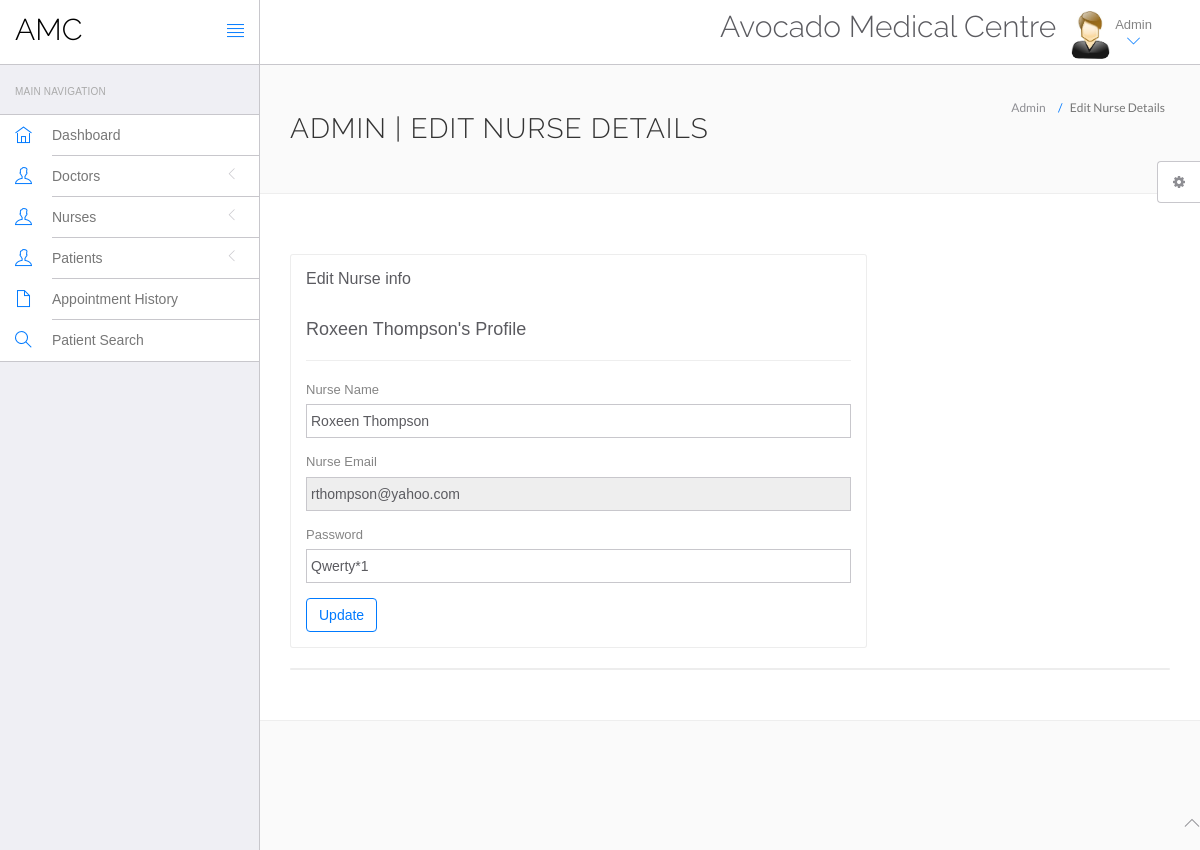
Screenshot of /views/admin/edit-nurse.php?id=11 (signed in) with the database file from the repository.
### tables this page shows
CREATE TABLE IF NOT EXISTS `staff` (
  `StaffID` int(11) NOT NULL AUTO_INCREMENT,
  `Name` varchar(50) NOT NULL,
  `Email` varchar(50) NOT NULL,
  `Password` varchar(50) NOT NULL,
  `Type` varchar(15) NOT NULL,
  PRIMARY KEY (`StaffID`),
  KEY `StaffID` (`StaffID`)
);

### views/admin/edit-nurse.php (the view, shortened to what this page needs)
<?php
	$_SESSION['idk'] = $did=intval($_GET['id']);
?>
<!DOCTYPE html>
<html lang="en">
	<head>
		<link rel="stylesheet" href="vendor/bootstrap/css/bootstrap.min.css">
		<link rel="stylesheet" href="vendor/fontawesome/css/font-awesome.min.css">
		<link rel="stylesheet" href="vendor/themify-icons/themify-icons.min.css">
		<link href="vendor/animate.css/animate.min.css" rel="stylesheet" media="screen">
		<link href="vendor/perfect-scrollbar/perfect-scrollbar.min.css" rel="stylesheet" media="screen">
		<link href="vendor/switchery/switchery.min.css" rel="stylesheet" media="screen">
		<link href="vendor/bootstrap-touchspin/jquery.bootstrap-touchspin.min.css" rel="stylesheet" media="screen">
		<link href="vendor/select2/select2.min.css" rel="stylesheet" media="screen">
		<link href="vendor/bootstrap-datepicker/bootstrap-datepicker3.standalone.min.css" rel="stylesheet" media="screen">
		<link href="vendor/bootstrap-timepicker/bootstrap-timepicker.min.css" rel="stylesheet" media="screen">
		<link rel="stylesheet" href="assets/css/styles.css">
		<link rel="stylesheet" href="assets/css/plugins.css">
		<link rel="stylesheet" href="assets/css/themes/theme-1.css" id="skin_color" />
	</head>
	<body>
		<div id="app">
			<?php include('include/sidebar.php');?>
			<div class="app-content">
				<?php include('include/header.php');?>
				<div class="main-content" >
					<div class="wrap-content container" id="container">
						<section id="page-title">
							<div class="row">
								<div class="col-sm-8">
									<h1 class="mainTitle">Admin | Edit Nurse Details</h1>
								</div>
								<ol class="breadcrumb">
									<li>
										<span>Admin</span>
									</li>
									<li class="active">
										<span>Edit Nurse Details</span>
									</li>
								</ol>
							</div>
						</section>
						<div class="container-fluid container-fullw bg-white">
							<div class="row">
								<div class="col-md-12">
									<div class="row margin-top-30">
										<div class="col-lg-8 col-md-12">
											<div class="panel panel-white">
												<div class="panel-heading">
													<h5 class="panel-title">Edit Nurse info</h5>
												</div>
												<div class="panel-body">
													<?php
														include('include/config.php');
														$selQuery = "SELECT * FROM staff WHERE type='Nurse' AND StaffID = '$did'";
														$results = mysqli_query($conn,$selQuery) or die("Could not find database record(s)".mysqli_error($conn));
														while($data=mysqli_fetch_assoc($results))
														{
													?>
													<h4><?php echo htmlentities($data['Name']);?>'s Profile</h4>
													<hr />
													<form role="form" name="addnurs" method="post" action="admin_validation.php">
														<div class="form-group">
															<label for="nursename">
																 Nurse Name
															</label>
															<input type="text" name="nursename" class="form-control" value="<?php echo htmlentities($data['Name']);?>" >
														</div>
														<div class="form-group">
															<label for="fess">
																 Nurse Email
															</label>
															<input type="email" name="nurseemail" class="form-control"  readonly="readonly"  value="<?php echo htmlentities($data['Email']);?>">
														</div>
														<div class="form-group">
															<label for="nurspassword">
																 Password
															</label>
															<input type="text" name="npass" class="form-control" value="<?php echo htmlentities($data['Password']);?>" >
														</div>
														<?php } ?>
														<button type="submit" name="editnursubmit" class="btn btn-o btn-primary">
															Update
														</button>
													</form>
												</div>
											</div>
										</div>
											</div>
										</div>
										<div class="col-lg-12 col-md-12">
											<div class="panel panel-white">
											</div>
										</div>
									</div>
								</div>
							</div>
						</div>
					</div>
				</div>
			<?php include('include/footer.php');?>
			<?php include('include/setting.php');?>
	</body>
</html>

### views/admin/assets/css/themes/theme-1.css (style rules this page uses)
body { background: #FAFAFA; }

### rows the page displays
staff: Name "Roxeen Thompson", nursename "Roxeen Thompson", nurseemail "rthompson@yahoo.com", npass "Qwerty*1"
